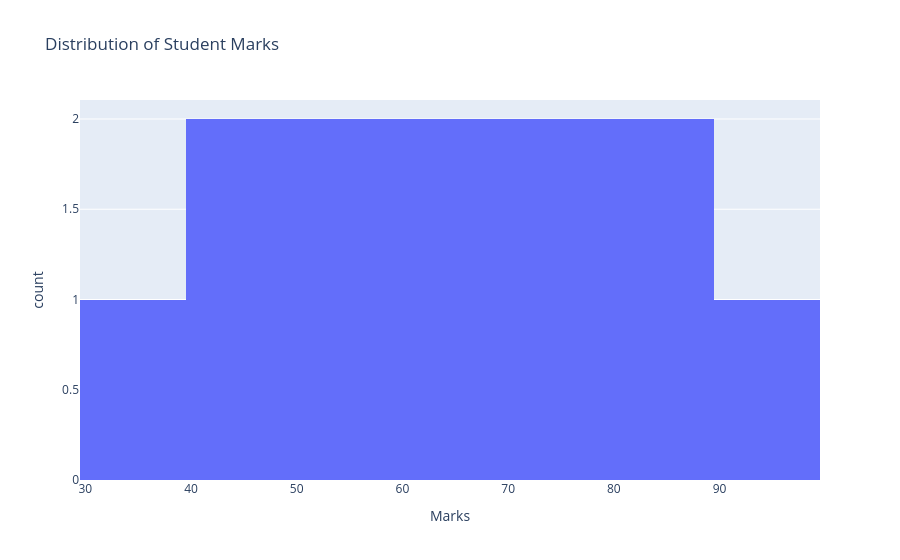

Notebook code cell kept with this figure:
### Markdown cell above
### Example 1: Student Marks Distribution

### Code cell
df = pd.DataFrame({
    "Marks": [35, 40, 45, 50, 55, 60, 65, 70, 75, 80, 85, 90]
})

fig = px.histogram(
    df,
    x="Marks",
    nbins=6,
    title="Distribution of Student Marks"
)
fig.show()

### Figure 1 — Plotly figure (JSON) as saved in the notebook; plotly's stock layout.template omitted (floating-point values rounded to 4 significant figures)
{"data": [{"bingroup": "x", "hovertemplate": "Marks=%{x}<br>count=%{y}<extra></extra>", "legendgroup": "", "marker": {"color": "#636efa", "pattern": {"shape": ""}}, "name": "", "nbinsx": 6, "orientation": "v", "showlegend": false, "type": "histogram", "x": [35, 40, 45, 50, 55, 60, 65, 70, 75, 80, 85, 90], "xaxis": "x", "yaxis": "y"}], "layout": {"barmode": "relative", "legend": {"tracegroupgap": 0}, "title": {"text": "Distribution of Student Marks"}, "xaxis": {"anchor": "y", "domain": [0, 1], "title": {"text": "Marks"}}, "yaxis": {"anchor": "x", "domain": [0, 1], "title": {"text": "count"}}}}
